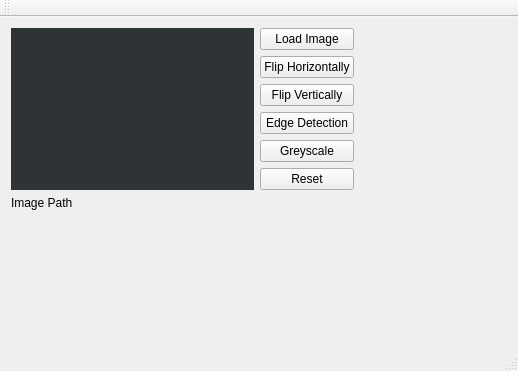
<?xml version="1.0" encoding="UTF-8"?>
<ui version="4.0">
 <class>MainWindow</class>
 <widget class="QMainWindow" name="MainWindow">
  <property name="geometry">
   <rect>
    <x>0</x>
    <y>0</y>
    <width>518</width>
    <height>371</height>
   </rect>
  </property>
  <property name="sizePolicy">
   <sizepolicy hsizetype="Preferred" vsizetype="Fixed">
    <horstretch>0</horstretch>
    <verstretch>0</verstretch>
   </sizepolicy>
  </property>
  <property name="windowTitle">
   <string>MainWindow</string>
  </property>
  <widget class="QWidget" name="centralWidget">
   <property name="sizePolicy">
    <sizepolicy hsizetype="Preferred" vsizetype="Fixed">
     <horstretch>0</horstretch>
     <verstretch>0</verstretch>
    </sizepolicy>
   </property>
   <layout class="QGridLayout" name="gridLayout">
    <property name="sizeConstraint">
     <enum>QLayout::SetFixedSize</enum>
    </property>
    <item row="1" column="0" colspan="2">
     <widget class="QLabel" name="label_2">
      <property name="sizePolicy">
       <sizepolicy hsizetype="Fixed" vsizetype="Fixed">
        <horstretch>0</horstretch>
        <verstretch>0</verstretch>
       </sizepolicy>
      </property>
      <property name="text">
       <string>Image Path</string>
      </property>
     </widget>
    </item>
    <item row="0" column="0">
     <widget class="QLabel" name="label">
      <property name="sizePolicy">
       <sizepolicy hsizetype="Preferred" vsizetype="Preferred">
        <horstretch>0</horstretch>
        <verstretch>0</verstretch>
       </sizepolicy>
      </property>
      <property name="minimumSize">
       <size>
        <width>243</width>
        <height>0</height>
       </size>
      </property>
      <property name="maximumSize">
       <size>
        <width>16777215</width>
        <height>16777215</height>
       </size>
      </property>
      <property name="styleSheet">
       <string notr="true">background-color: rgb(46, 52, 54);</string>
      </property>
      <property name="text">
       <string/>
      </property>
     </widget>
    </item>
    <item row="0" column="1">
     <layout class="QVBoxLayout" name="verticalLayout">
      <property name="sizeConstraint">
       <enum>QLayout::SetFixedSize</enum>
      </property>
      <item>
       <widget class="QPushButton" name="pushButton">
        <property name="text">
         <string>Load Image</string>
        </property>
       </widget>
      </item>
      <item>
       <widget class="QPushButton" name="pushButton_2">
        <property name="text">
         <string>Flip Horizontally</string>
        </property>
       </widget>
      </item>
      <item>
       <widget class="QPushButton" name="pushButton_4">
        <property name="text">
         <string>Flip Vertically</string>
        </property>
       </widget>
      </item>
      <item>
       <widget class="QPushButton" name="pushButton_5">
        <property name="text">
         <string>Edge Detection</string>
        </property>
       </widget>
      </item>
      <item>
       <widget class="QPushButton" name="pushButton_3">
        <property name="text">
         <string>Greyscale</string>
        </property>
       </widget>
      </item>
      <item>
       <widget class="QPushButton" name="pushButton_6">
        <property name="text">
         <string>Reset</string>
        </property>
       </widget>
      </item>
     </layout>
    </item>
   </layout>
  </widget>
  <widget class="QMenuBar" name="menuBar">
   <property name="geometry">
    <rect>
     <x>0</x>
     <y>0</y>
     <width>518</width>
     <height>28</height>
    </rect>
   </property>
  </widget>
  <widget class="QToolBar" name="mainToolBar">
   <attribute name="toolBarArea">
    <enum>TopToolBarArea</enum>
   </attribute>
   <attribute name="toolBarBreak">
    <bool>false</bool>
   </attribute>
  </widget>
  <widget class="QStatusBar" name="statusBar">
   <property name="sizePolicy">
    <sizepolicy hsizetype="Minimum" vsizetype="Minimum">
     <horstretch>0</horstretch>
     <verstretch>0</verstretch>
    </sizepolicy>
   </property>
  </widget>
 </widget>
 <layoutdefault spacing="6" margin="11"/>
 <resources/>
 <connections/>
</ui>
